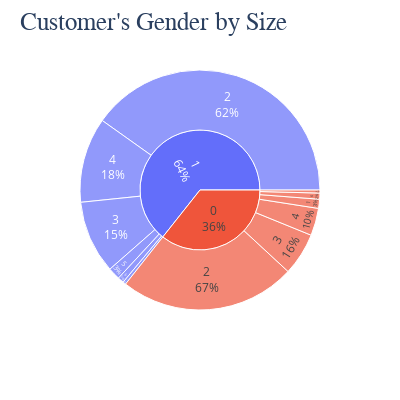
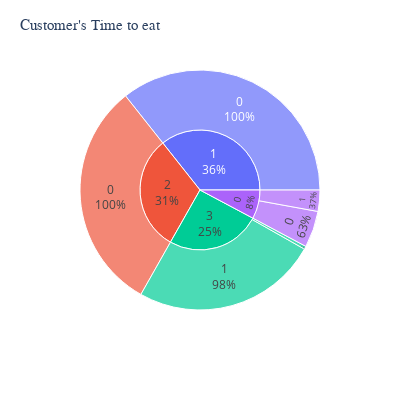

Source (notebook cell) for these figures, in order:
### Markdown cell above
Tips received during dinner are generally higher also having wide range compared to that during lunch time

### Code cell
import plotly.express as px
 
fig1 = px.sunburst(df, path = ["sex", "size"])
fig1.update_traces(textinfo = "label + percent parent")
fig1.update_layout(title_text = "Customer's Gender by Size",
                  titlefont = {'size' : 25, 'family' : 'Serif'},
                  width = 400, height = 400)
fig1.show()

fig2 = px.sunburst(df, path = ["day", "time"])
fig2.update_traces(textinfo = "label + percent parent")
fig2.update_layout(title_text = "Customer's Time to eat",
                  titlefont = {'size' : 15, 'family' : 'Serif'},
                  width = 400, height = 400)
fig2.show()

### Figure 1 — Plotly figure (JSON) as saved in the notebook; plotly's stock layout.template omitted (floating-point values rounded to 4 significant figures)
{"data": [{"branchvalues": "total", "domain": {"x": [0, 1], "y": [0, 1]}, "hovertemplate": "labels=%{label}<br>count=%{value}<br>parent=%{parent}<br>id=%{id}<extra></extra>", "ids": ["0/1", "1/1", "0/2", "1/2", "0/3", "1/3", "0/4", "1/4", "0/5", "1/5", "0/6", "1/6", "0", "1"], "labels": ["1", "1", "2", "2", "3", "3", "4", "4", "5", "5", "6", "6", "0", "1"], "name": "", "parents": ["0", "1", "0", "1", "0", "1", "0", "1", "0", "1", "0", "1", "", ""], "textinfo": "label+percent parent", "type": "sunburst", "values": [3, 1, 58, 98, 14, 24, 9, 28, 1, 4, 2, 2, 87, 157]}], "layout": {"height": 400, "legend": {"tracegroupgap": 0}, "margin": {"t": 60}, "title": {"font": {"family": "Serif", "size": 25}, "text": "Customer's Gender by Size"}, "width": 400}}

### Figure 2 — Plotly figure (JSON) as saved in the notebook; plotly's stock layout.template omitted (floating-point values rounded to 4 significant figures)
{"data": [{"branchvalues": "total", "domain": {"x": [0, 1], "y": [0, 1]}, "hovertemplate": "labels=%{label}<br>count=%{value}<br>parent=%{parent}<br>id=%{id}<extra></extra>", "ids": ["0/0", "1/0", "2/0", "3/0", "0/1", "3/1", "0", "1", "2", "3"], "labels": ["0", "0", "0", "0", "1", "1", "0", "1", "2", "3"], "name": "", "parents": ["0", "1", "2", "3", "0", "3", "", "", "", ""], "textinfo": "label+percent parent", "type": "sunburst", "values": [12, 87, 76, 1, 7, 61, 19, 87, 76, 62]}], "layout": {"height": 400, "legend": {"tracegroupgap": 0}, "margin": {"t": 60}, "title": {"font": {"family": "Serif", "size": 15}, "text": "Customer's Time to eat"}, "width": 400}}
